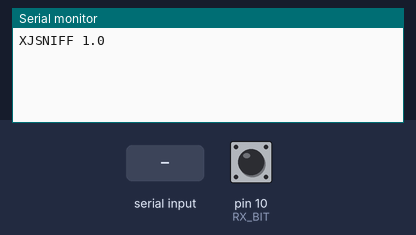
This sketch was run on a simulated Arduino Uno, built with avr-gcc and run on an emulated ATmega328P. On the bench: the last lines printed to the serial monitor. Inputs (shaded band) come from the test bench; at power-on: pin 10 (RX_BIT) HIGH.

Above: at 1.2 s.
1.3 s: "N\n" received over Serial
At 3.0 s:
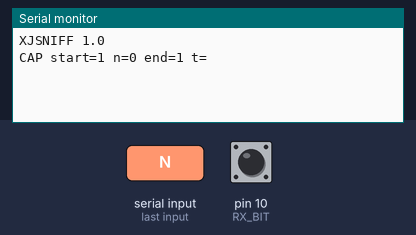
3.3 s: "Z\n" received over Serial
At 3.9 s:
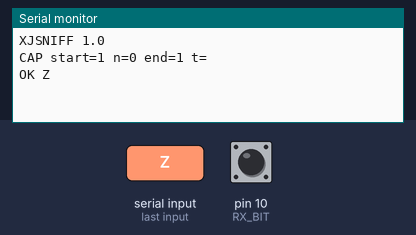
4.8 s: "1\n" received over Serial
At 6.3 s:
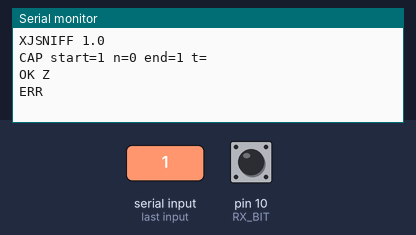

The sketch:

xj_sniff.ino
```cpp
// XJ sniff: debug tool for the SCI wiring. Sends one byte on D11 (bit-banged, 7812.5 baud,
// either polarity), then records every level change on D10 for 60 ms and prints the edge times.
// tools/sniff.py drives it and decodes the result. Re-upload arduino/xj_bridge when done.
//
// USB commands (115200 baud), one per line:
//   N 14   D11 idles high, send 0x14 normal logic, capture D10
//   I 14   D11 idles low, send 0x14 inverted logic, capture D10
//   W      capture D10 only (D11 left as it is)
//   Z      D11 back to high impedance
// Reply: "CAP start=<level> n=<edges> end=<level> t=<tick>,<tick>,..."  (1 tick = 4 us)

const uint8_t RX_BIT = 2;              // D10 = PB2
const uint8_t TX_BIT = 3;              // D11 = PB3
const uint16_t BIT_TICKS = 32;         // 128 us per bit at 4 us per tick
const uint16_t CAPTURE_TICKS = 60000;  // 240 ms
const uint16_t MAX_EDGES = 400;

uint16_t edges[MAX_EDGES];

void setup() {
  DDRB &= ~_BV(RX_BIT);
  PORTB |= _BV(RX_BIT);   // D10 input, internal pull-up as backup to the external 1k
  DDRB &= ~_BV(TX_BIT);
  PORTB &= ~_BV(TX_BIT);  // D11 high impedance until told
  TCCR1A = 0;
  TCCR1B = _BV(CS11) | _BV(CS10);  // Timer1 free-running at 250 kHz
  Serial.begin(115200);
  Serial.println(F("XJSNIFF 1.0"));
}

void setTx(bool high) {
  if (high) PORTB |= _BV(TX_BIT);
  else PORTB &= ~_BV(TX_BIT);
}

void driveIdle(bool inverted) {
  setTx(!inverted);
  DDRB |= _BV(TX_BIT);
}

void sendByte(uint8_t b, bool inverted) {
  uint16_t frame = ((uint16_t)b << 1) | 0x200;  // start 0, data LSB first, stop 1
  uint16_t t = TCNT1;
  for (uint8_t i = 0; i < 10; i++) {
    bool one = frame & (1 << i);
    setTx(inverted ? !one : one);
    t += BIT_TICKS;
    while ((int16_t)(TCNT1 - t) < 0) {}
  }
}

void captureAndReport() {
  uint16_t n = 0;
  uint16_t t0 = TCNT1;
  uint8_t last = PINB & _BV(RX_BIT);
  uint8_t start = last ? 1 : 0;
  while ((uint16_t)(TCNT1 - t0) < CAPTURE_TICKS && n < MAX_EDGES) {
    uint8_t now = PINB & _BV(RX_BIT);
    if (now != last) {
      edges[n++] = TCNT1 - t0;
      last = now;
    }
  }
  sei();
  Serial.print(F("CAP start="));
  Serial.print(start);
  Serial.print(F(" n="));
  Serial.print(n);
  Serial.print(F(" end="));
  Serial.print(last ? 1 : 0);
  Serial.print(F(" t="));
  for (uint16_t i = 0; i < n; i++) {
    if (i) Serial.print(',');
    Serial.print(edges[i]);
  }
  Serial.println();
}

void loop() {
  static char line[16];
  static uint8_t len = 0;
  while (Serial.available()) {
    char c = Serial.read();
    if (c == '\r') continue;
    if (c != '\n') {
      if (len < sizeof(line) - 1) line[len++] = c;
      continue;
    }
    line[len] = 0;
    len = 0;
    if (line[0] == 'N' || line[0] == 'I') {
      bool inverted = line[0] == 'I';
      uint8_t b = strtoul(line + 1, nullptr, 16);
      driveIdle(inverted);
      delay(300);
      cli();
      sendByte(b, inverted);
      captureAndReport();
    } else if (line[0] == 'W') {
      cli();
      captureAndReport();
    } else if (line[0] == 'Z') {
      DDRB &= ~_BV(TX_BIT);
      PORTB &= ~_BV(TX_BIT);
      Serial.println(F("OK Z"));
    } else {
      Serial.println(F("ERR"));
    }
  }
}
```

Measured:
- after the input at 1.3 s, the serial monitor: prints a new line after 0.54 s (image 1)
- after the input at 3.3 s, the serial monitor: prints a new line at once (image 2)
- after the input at 4.8 s, the serial monitor: prints a new line at once (image 3)
